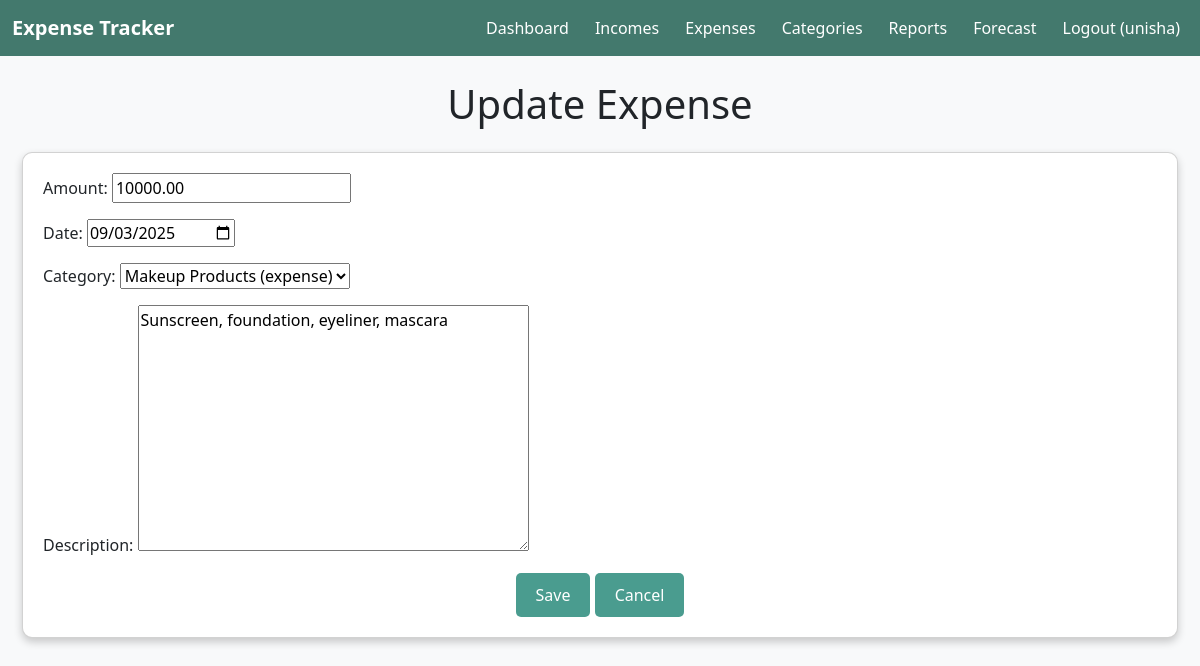
/tracker/expenses/2/update/ (signed in), run on the app's committed database.
### tracker/models.py (models this page shows, shortened)
class Expense(models.Model):
    amount = models.DecimalField(max_digits=10, decimal_places=2)
    date = models.DateField()
    category = models.ForeignKey(Category, on_delete=models.CASCADE, limit_choices_to={'type': 'expense'})
    description = models.TextField(blank=True)
    user = models.ForeignKey(User, on_delete=models.CASCADE)

### tracker/views.py (the view)
# urls.py: path('expenses/<int:pk>/update/', views.expense_update, name='expense_update'),
@login_required
def expense_update(request, pk):
    expense = get_object_or_404(Expense, pk=pk, user=request.user)
    if request.method == 'POST':
        form = ExpenseForm(request.POST, instance=expense, user=request.user)
        if form.is_valid():
            form.save()
            messages.success(request, 'Expense updated successfully!')
            return redirect('expense_list')
        else:
            messages.error(request, 'Error updating expense.')
    else:
        form = ExpenseForm(instance=expense, user=request.user)
    return render(request, 'tracker/expense_form.html', {'form': form, 'title': 'Update Expense'})

### tracker/forms.py
class ExpenseForm(forms.ModelForm):
    class Meta:
        model = Expense
        fields = ['amount', 'date', 'category', 'description']
        widgets = {
            'date': forms.DateInput(attrs={'type': 'date', 'placeholder': 'YYYY-MM-DD'}),
        }
    def __init__(self, *args, **kwargs):
        user = kwargs.pop('user', None)
        super().__init__(*args, **kwargs)
        if user:
            self.fields['category'].queryset = Category.objects.filter(user=user, type='expense')

### tracker/models.py (called while the page is built)
    def __str__(self):
        return f"{self.name} ({self.type})"

### tracker/templates/tracker/expense_form.html (shortened to what this page needs)
{% extends 'tracker/base.html' %}
{% block content %}
<h1 class="text-center mb-4">{{ title }}</h1>
<div class="card">
    <form method="post">
        {{ form.as_p }}
        <div class="text-center mt-3">
            <button type="submit" class="btn">Save</button>
            <a href="{% url 'expense_list' %}" class="btn btn-secondary">Cancel</a>
        </div>
    </form>
</div>
{% endblock %}

### tracker/templates/tracker/base.html (shortened to what this page needs)
<!DOCTYPE html>
<html>
<head>
    <link href="https://cdn.jsdelivr.net/npm/bootstrap@5.3.0/dist/css/bootstrap.min.css" rel="stylesheet">
</head>
<body>
    <nav class="navbar navbar-expand-lg">
        <div class="container-fluid">
            <a class="navbar-brand" href="{% url 'dashboard' %}">Expense Tracker</a>
            <div class="collapse navbar-collapse" id="navbarNav">
                <ul class="navbar-nav ms-auto">
                    {% if user.is_authenticated %}
                    <li class="nav-item"><a class="nav-link {% if request.resolver_match.url_name == 'dashboard' %}active{% endif %}" href="{% url 'dashboard' %}">Dashboard</a></li>
                    <li class="nav-item"><a class="nav-link {% if request.resolver_match.url_name == 'income_list' %}active{% endif %}" href="{% url 'income_list' %}">Incomes</a></li>
                    <li class="nav-item"><a class="nav-link {% if request.resolver_match.url_name == 'expense_list' %}active{% endif %}" href="{% url 'expense_list' %}">Expenses</a></li>
                    <li class="nav-item"><a class="nav-link {% if request.resolver_match.url_name == 'category_list' %}active{% endif %}" href="{% url 'category_list' %}">Categories</a></li>
                    <li class="nav-item"><a class="nav-link {% if request.resolver_match.url_name == 'reports' %}active{% endif %}" href="{% url 'reports' %}">Reports</a></li>
                    <li class="nav-item"><a class="nav-link {% if request.resolver_match.url_name == 'forecast' %}active{% endif %}" href="{% url 'forecast' %}">Forecast</a></li>
                    <li class="nav-item"><a class="nav-link" href="{% url 'logout' %}">Logout ({{ user.username }})</a></li>
                    {% endif %}
                </ul>
            </div>
        </div>
    </nav>
    <div class="container mt-4">
        {% block content %}
        {% endblock %}
    </div>
</body>
</html>

### tracker/templates/tracker/base.html (style rules this page uses)
body { background-color: #f8f9fa; }
.container { max-width: 1200px; }
.navbar { background-color: #43796D !important; }
.navbar-brand { font-weight: bold; color: #ffffff !important; }
.navbar .nav-link { color: #ffffff !important; font-weight: 500; margin-left: 10px; }

### tracker/templates/tracker/expense_form.html (style rules this page uses)
.card { background: #ffffff; border-radius: 10px; padding: 20px; margin: 10px; box-shadow: 0 4px 8px rgba(0, 0, 0, 0.2); }
.btn { background-color: #4a9c8f; border: none; border-radius: 5px; padding: 10px 20px; color: #ffffff; }

### data on the page
Expense: amount "10000.00", date "09/03/2025", category "Makeup Products (expense)", description "Sunscreen, foundation, eyeliner, mascara"

### other printed values
{{ user.username }} "unisha"
{{ title }} "Update Expense"
